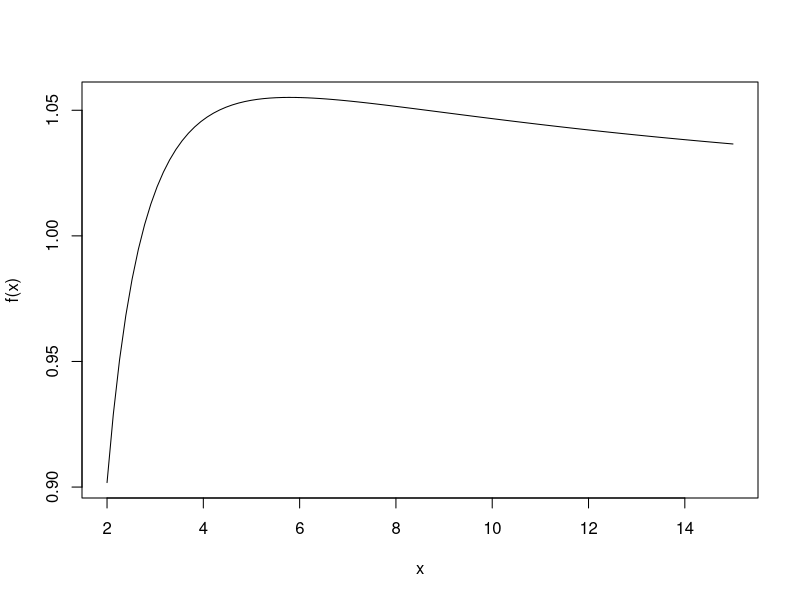
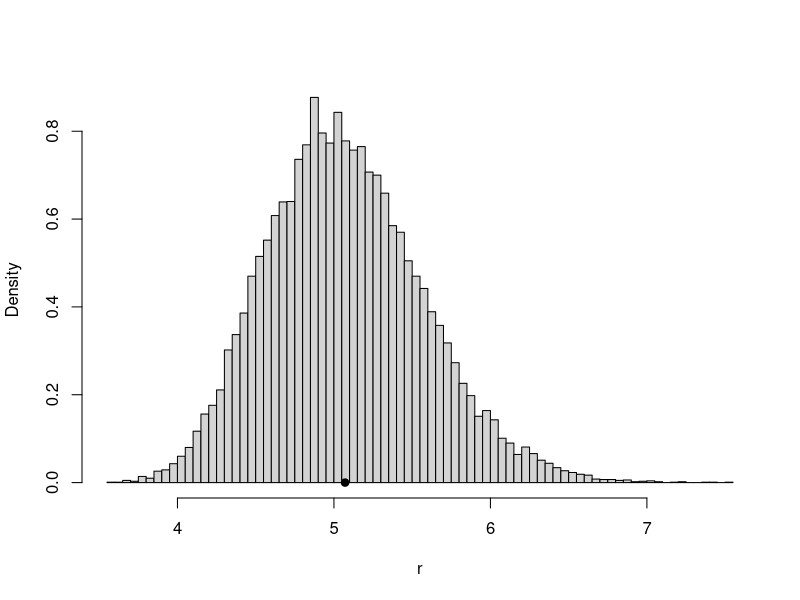
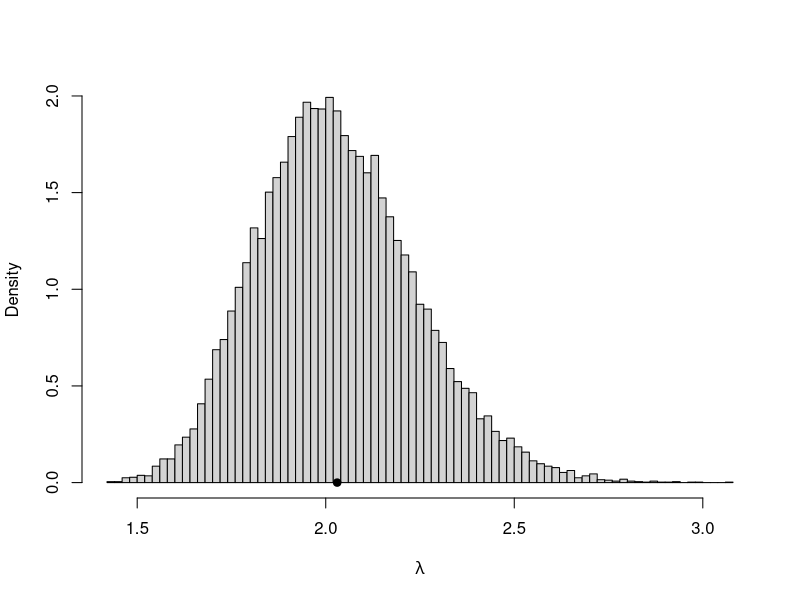

Write R code to recreate these figures, in order.
## ---- chunk 1
    f <- function(x)
        log(x + log(x))/log(1+x)

    curve(f(x), from = 2, to = 15, ylab = "f(x)")
    
    optimize(f, lower = 4, upper = 8, maximum = TRUE)
## ---- chunk 2
    m <- 20000
    est <- matrix(0, m, 2)
    n <- 200
    r <- 5
    lambda <- 2

    obj <- function(lambda, xbar, logx.bar) {
        digamma(lambda * xbar) - logx.bar - log(lambda)
        }

    for (i in 1:m) {
        x <- rgamma(n, shape=r, rate=lambda)
        xbar <- mean(x)
        u <- uniroot(obj, lower = .001, upper = 10e5,
                xbar = xbar, logx.bar = mean(log(x)))
        lambda.hat <- u$root
        r.hat <- xbar * lambda.hat
        est[i, ] <- c(r.hat, lambda.hat)
    }

    ML <- colMeans(est)

    hist(est[, 1], breaks="scott", freq=FALSE,
        xlab="r", main="")
    points(ML[1], 0, cex=1.5, pch=20)
    hist(est[, 2], breaks="scott", freq=FALSE,
         xlab=bquote(lambda), main="")
    points(ML[2], 0, cex=1.5, pch=20)
## ---- chunk 3
    LL <- function(theta, sx, slogx, n) {
        r <- theta[1]
        lambda <- theta[2]
        loglik <- n * r * log(lambda) + (r - 1) * slogx -
            lambda * sx - n * log(gamma(r))
        - loglik
        }

    n <- 200
    r <- 5;    lambda <- 2
    x <- rgamma(n, shape=r, rate=lambda)

    optim(c(1,1), LL, sx=sum(x), slogx=sum(log(x)), n=n)

    mlests <- replicate(20000, expr = {
      x <- rgamma(200, shape = 5, rate = 2)
      optim(c(1,1), LL, sx=sum(x), slogx=sum(log(x)), n=n)$par
      })
    colMeans(t(mlests))
## ---- chunk 4
    LL <- function(lambda, y) {
        lambda3 <- 1 - sum(lambda)
        f1 <- dgamma(y, shape=1/2, rate=1/(2*lambda[1]))
        f2 <- dgamma(y, shape=1/2, rate=1/(2*lambda[2]))
        f3 <- dgamma(y, shape=1/2, rate=1/(2*lambda3))
        f <- f1/3 + f2/3 + f3/3   #density of mixture
        #returning -loglikelihood
        return( -sum(log(f)))
        }

    set.seed(543)
    m <- 2000
    lambda <- c(.6, .25, .15)  #rate is 1/(2lambda)
    lam <- sample(lambda, size = 2000, replace = TRUE)
    y <- rgamma(m, shape = .5, rate = 1/(2*lam))

    opt <- optim(c(.5,.3), LL, y=y)
    theta <- c(opt$par, 1 - sum(opt$par))

    as.data.frame(unlist(opt))

    theta
## ---- chunk 5
    set.seed(543)
    lambda <- c(.6, .25, .15)  #rate is 1/(2lambda)
    lam <- sample(lambda, size = 2000, replace = TRUE)
    y <- rgamma(m, shape = .5, rate = 1/(2*lam))

    N <- 10000                #max. number of iterations
    L <- c(.5, .4, .1)        #initial est. for lambdas
    tol <- .Machine$double.eps^0.5
    L.old <- L + 1

    for (j in 1:N) {
        f1 <- dgamma(y, shape=1/2, rate=1/(2*L[1]))
        f2 <- dgamma(y, shape=1/2, rate=1/(2*L[2]))
        f3 <- dgamma(y, shape=1/2, rate=1/(2*L[3]))
        py <- f1 / (f1 + f2 + f3) #posterior prob y from 1
        qy <- f2 / (f1 + f2 + f3) #posterior prob y from 2
        ry <- f3 / (f1 + f2 + f3) #posterior prob y from 3

        mu1 <- sum(y * py) / sum(py) #update means
        mu2 <- sum(y * qy) / sum(qy)
        mu3 <- sum(y * ry) / sum(ry)
        L <- c(mu1, mu2, mu3)  #update lambdas
        L <- L / sum(L)

        if (sum(abs(L - L.old)/L.old) < tol) break
        L.old <- L
    }

    print(list(lambda = L/sum(L), iter = j, tol = tol))
## ---- chunk 6
    library(boot)   #for simplex function
    A1 <- rbind(c(-2, 1, 1), c(4, -1, 3))
    b1 <- c(1, 3)
    a <- c(2, 2, 3)
    simplex(a = a, A1 = A1, b1 = b1, maxi = TRUE)
    detach(package:boot)
## ---- chunk 7
    solve.game <- function(A) {
        #solve the two player zero-sum game by simplex method
        #optimize for player 1, then player 2
        #maximize v subject to ...
        #let x strategies 1:m, and put v as extra variable
        #A1, the <= constraints
        #
        min.A <- min(A)
        A <- A - min.A   #so that v >= 0
        max.A <- max(A)
        A <- A / max(A)
        m <- nrow(A)
        n <- ncol(A)
        it <- n^3
        a <- c(rep(0, m), 1) #objective function
        A1 <- -cbind(t(A), rep(-1, n)) #constraints <=
        b1 <- rep(0, n)
        A3 <- t(as.matrix(c(rep(1, m), 0))) #constraints sum(x)=1
        b3 <- 1
        sx <- simplex(a=a, A1=A1, b1=b1, A3=A3, b3=b3,
                    maxi=TRUE, n.iter=it)
        #the 'solution' is [x1,x2,...,xm | value of game]
        #
        #minimize v subject to ...
        #let y strategies 1:n, with v as extra variable
        a <- c(rep(0, n), 1) #objective function
        A1 <- cbind(A, rep(-1, m)) #constraints <=
        b1 <- rep(0, m)
        A3 <- t(as.matrix(c(rep(1, n), 0))) #constraints sum(y)=1
        b3 <- 1
        sy <- simplex(a=a, A1=A1, b1=b1, A3=A3, b3=b3,
                    maxi=FALSE, n.iter=it)

        soln <- list("A" = A * max.A + min.A,
                    "x" = sx$soln[1:m],
                    "y" = sy$soln[1:n],
                    "v" = sx$soln[m+1] * max.A + min.A)
        soln
        }


    #enter the payoff matrix
    A <- matrix(c(  0,-2,-2,3,0,0,4,0,0,
                    2,0,0,0,-3,-3,4,0,0,
                    2,0,0,3,0,0,0,-4,-4,
                    -3,0,-3,0,4,0,0,5,0,
                    0,3,0,-4,0,-4,0,5,0,
                    0,3,0,0,4,0,-5,0,-5,
                    -4,-4,0,0,0,5,0,0,6,
                    0,0,4,-5,-5,0,0,0,6,
                    0,0,4,0,0,5,-6,-6,0), 9, 9)

    library(boot)  #needed for simplex function

    s <- solve.game(A)
    round(cbind(s$x, s$y), 7)
